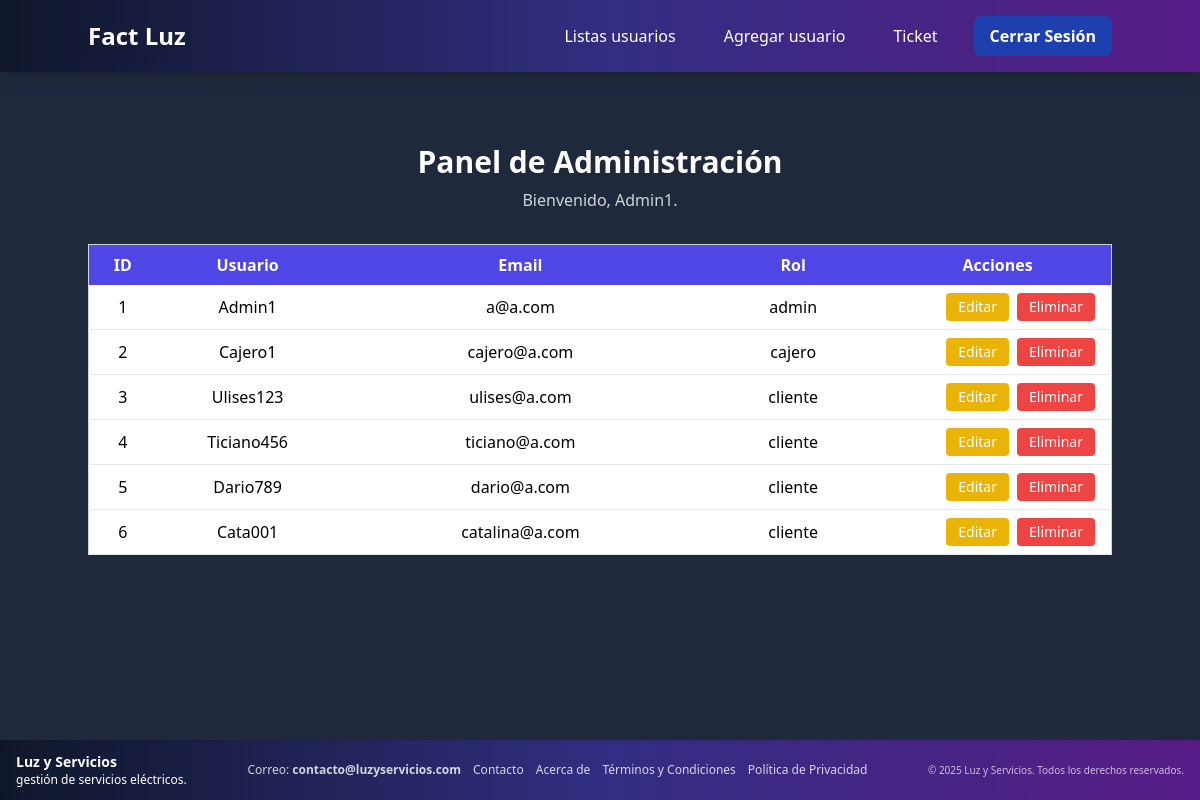
/index.php?ruta=administrar (signed in), run on an earlier commit of the app's database.
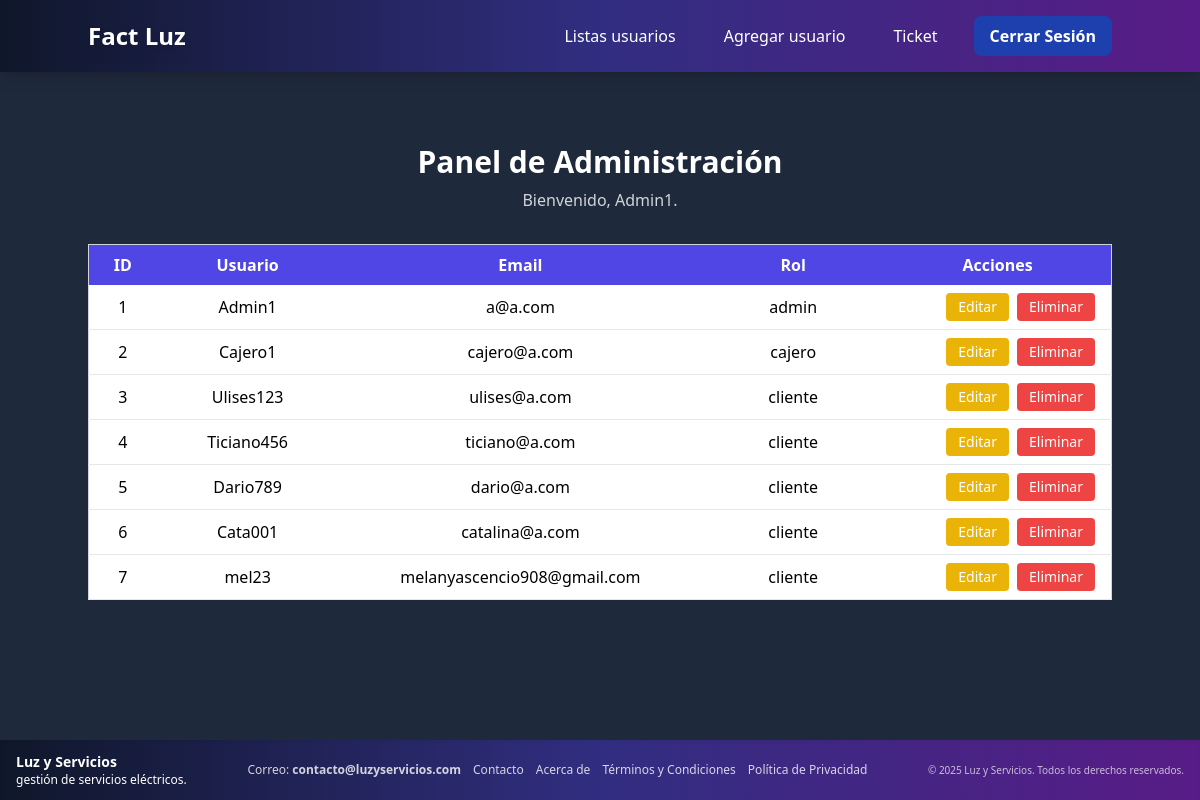
And on a later commit of the database.
### tables this page shows
CREATE TABLE `usuario` (
  `id` int(11) NOT NULL,
  `nombreUsuario` varchar(100) DEFAULT NULL,
  `email` varchar(100) NOT NULL,
  `password` varchar(255) NOT NULL,
  `rol` varchar(20) NOT NULL,
  `activo` tinyint(1) NOT NULL DEFAULT 1
);

### controlador/template_controler.php (called while the page is built)
<?php
class TemplateController {
    public function GetTemplate(): void {
        include "vistas/template.php";
    }
    public function Getheader(): void {
        include "vistas/header.php";
    }
      public function GetFooter(): void {
        include "vistas/footer.php";
    }
}
?>

### index.php (called while the page is built, shortened)
<?php
require_once "controlador/template_controler.php";
$template = new TemplateController();
$template->GetHeader();
$template->GetTemplate();
?>

### vistas/modulos/administrar.php (the view, shortened to what this page needs)
<?php
$conexion = Conexion::conectar();
$stmt = $conexion->prepare("SELECT id, nombreUsuario, email, rol FROM usuario ORDER BY id ASC");
$stmt->execute();
$usuarios = $stmt->fetchAll(PDO::FETCH_ASSOC);
?>
<main class="flex-grow pt-28 px-4">
  <div class="p-8 flex flex-col items-center text-center">
    <h1 class="text-3xl font-bold mb-2 text-white">Panel de Administración</h1>
    <p class="text-gray-300 mb-8">
      Bienvenido, <?php echo htmlspecialchars($_SESSION['usuario']->nombreUsuario); ?>.
    </p>
    <div class="w-full max-w-5xl overflow-x-auto">
      <table class="w-full table-fixed bg-white text-black rounded shadow-md border border-gray-300">
        <thead class="bg-indigo-600 text-white">
          <tr>
            <th class="py-2 px-4 text-center w-12 align-middle">ID</th>
            <th class="py-2 px-4 text-center w-32 align-middle">Usuario</th>
            <th class="py-2 px-4 text-center w-64 align-middle">Email</th>
            <th class="py-2 px-4 text-center w-32 align-middle">Rol</th>
            <th class="py-2 px-4 text-center w-40 align-middle">Acciones</th>
          </tr>
        </thead>
        <tbody>
          <?php if (count($usuarios) === 0): ?>
            <tr>
              <td colspan="5" class="text-center py-6 text-gray-500">No se encontraron usuarios.</td>
            </tr>
          <?php else: ?>
            <?php foreach ($usuarios as $user): ?>
              <tr class="border-b hover:bg-gray-100">
                <td class="py-2 px-4 w-12 truncate align-middle">
                  <?= htmlspecialchars($user['id']) ?>
                </td>
                <td class="py-2 px-4 w-32 truncate align-middle">
                  <?= htmlspecialchars($user['nombreUsuario']) ?>
                </td>
                <td class="py-2 px-4 w-64 truncate align-middle">
                  <?= htmlspecialchars($user['email']) ?>
                </td>
                <td class="py-2 px-4 w-32 truncate align-middle">
                  <?= htmlspecialchars($user['rol']) ?>
                </td>
                <td class="py-2 px-4 w-40 align-middle">
                  <div class="flex justify-end space-x-2">
                    <a href="index.php?ruta=editar_usuario&id=<?= $user['id'] ?>"
                      class="bg-yellow-500 hover:bg-yellow-600 text-white px-3 py-1 rounded text-sm whitespace-nowrap">
                      Editar
                    </a>
                    <form action="index.php?ruta=administrar" method="POST"
                      onsubmit="return confirm('¿Estás seguro de eliminar este usuario?');">
                      <button type="submit"
                        class="bg-red-500 hover:bg-red-600 text-white px-3 py-1 rounded text-sm whitespace-nowrap">
                        Eliminar
                      </button>
                    </form>
                  </div>
                </td>
              </tr>
            <?php endforeach; ?>
          <?php endif; ?>
        </tbody>
      </table>
    </div>
  </div>
</main>

What changed in the data, as far as the page shows it:
added usuario: id "7", nombreUsuario "mel23", email "melanyascencio908@gmail.com", rol "cliente"
